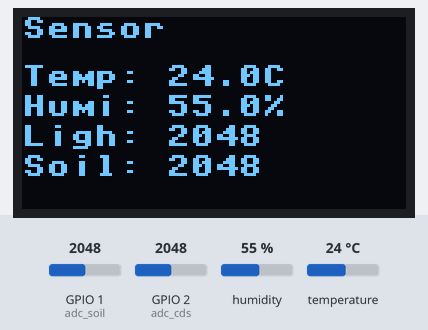
Simulated run of this program. Board: ESP32 board running MicroPython. Parts: 128×64 one-colour display. The test bench sets the inputs (shaded band); at power-on: humidity 55 %, GPIO 1 (adc_soil) = 2048, GPIO 2 (adc_cds) = 2048, temperature 24 °C (analog values on the 0–4095 scale). What the program prints to the serial console is not drawn.

Above: at 1.2 s.
1.3 s: humidity set to 22 %
At 2.4 s:
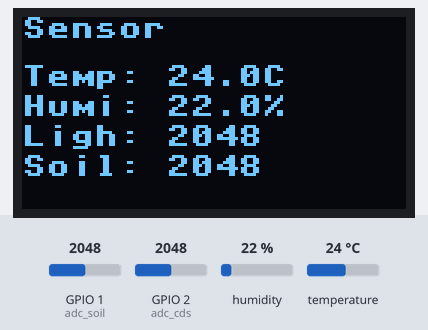
3.0 s: GPIO 1 (adc_soil) set to 2866
At 4.8 s:
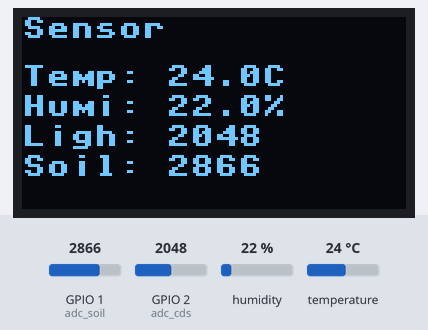
5.3 s: GPIO 2 (adc_cds) set to 2866
At 7.1 s:
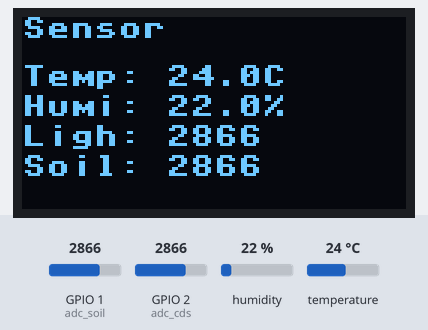
7.7 s: temperature set to 12 °C
At 9.4 s:
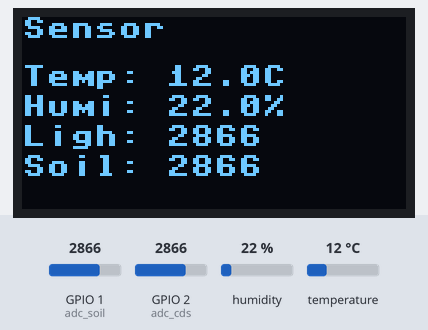
10.1 s: GPIO 1 (adc_soil) set to 3972
At 11.7 s:
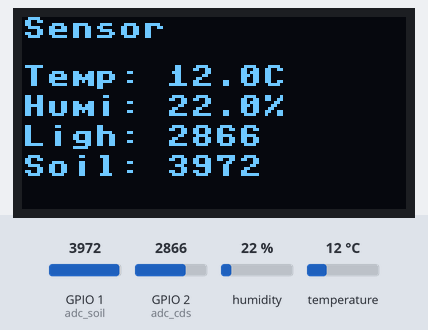
12.5 s: GPIO 2 (adc_cds) set to 3972
At 14.0 s:
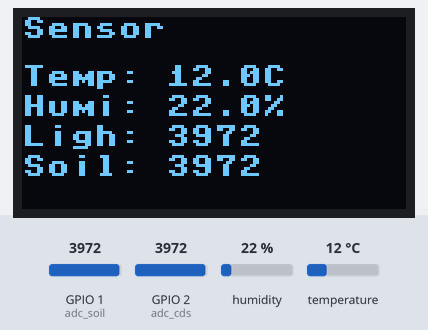
Timing chart, 0 to 15.5 s (numbered marks = the images above; inputs shaded):
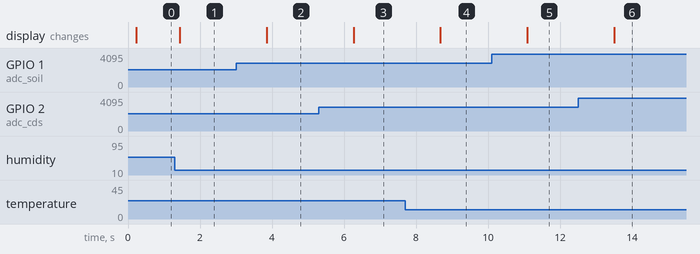

Measured:
- after the input at 1.3 s, the display: changes after 0.14 s (image 1)
- after the input at 3.0 s, the display: changes after 0.85 s (image 2)
- after the input at 5.3 s, the display: changes after 0.97 s (image 3)
- after the input at 7.7 s, the display: changes after 0.98 s (image 4)
- after the input at 10.1 s, the display: changes after 0.99 s (image 5)
- after the input at 12.5 s, the display: changes after 1.0 s (image 6)

The program:

disp_sensor.py
```python
# センサー値 OLED 表示サンプル
# A1: 土壌水分センサ（3.3V）Capacitive Soil Moisture Sensor v2.0
# A2: CdS 照度センサ
# I2C: OLED（SSD1306）、温湿度センサ AHT20

import time
from machine import ADC, I2C, Pin

from ahtx0 import AHT20
from ssd1306 import SSD1306_I2C

# ---- ハードウェア初期化 ----

# I2C バス（SCL=23, SDA=22）を初期化する
i2c = I2C(0, scl=Pin(23), sda=Pin(22))

# OLED ディスプレイ（128×64 ピクセル）を初期化する
oled = SSD1306_I2C(128, 64, i2c)

# A1: 土壌水分センサ用 ADC を初期化する
adc_soil = ADC(Pin(1, Pin.IN))
adc_soil.atten(ADC.ATTN_11DB)   # 0〜3.3V の範囲を読む
adc_soil.width(ADC.WIDTH_12BIT) # 分解能 12 ビット（0〜4095）

# A2: CdS 照度センサ用 ADC を初期化する
adc_cds = ADC(Pin(2, Pin.IN))
adc_cds.atten(ADC.ATTN_11DB)
adc_cds.width(ADC.WIDTH_12BIT)


# ---- センサー読み取り ----

def read_sensors():
    """各センサーの値を読み取って辞書で返す。"""
    temperature = 0.0
    humidity = 0.0

    try:
        aht20 = AHT20(i2c)
        temperature = round(aht20.temperature, 1)
        humidity = round(aht20.relative_humidity, 1)
    except Exception as e:
        print("AHT20 error:", e)

    try:
        soil = adc_soil.read()
    except Exception as e:
        print("Soil sensor error:", e)
        soil = 0

    try:
        light = adc_cds.read()
    except Exception as e:
        print("CdS sensor error:", e)
        light = 0

    return {
        "temperature": temperature,
        "humidity": humidity,
        "soil": soil,
        "light": light,
    }


# ---- OLED 表示 ----

def disp_sensor_value(data):
    """センサー値を OLED に表示する。"""
    oled.fill(0)  # 画面を消去する
    oled.text("Sensor", 0, 0)
    oled.text("Temp: {:.1f}C".format(data["temperature"]),  0, 16)
    oled.text("Humi: {:.1f}%".format(data["humidity"]),     0, 26)
    oled.text("Ligh: {}".format(data["light"]),             0, 36)
    oled.text("Soil: {}".format(data["soil"]),              0, 46)
    oled.show()


# ---- メインループ ----

while True:
    data = read_sensors()
    disp_sensor_value(data)
    print(data)
    time.sleep(1)
```
